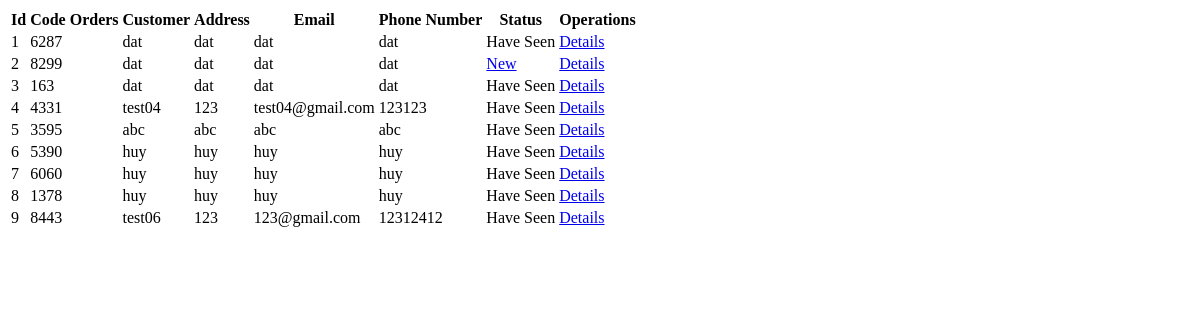
Page /admincp/modules/ordermanagerment/list.php on the committed database.
### tables this page shows
CREATE TABLE IF NOT EXISTS `tbl_cart` (
  `id_cart` int(11) NOT NULL AUTO_INCREMENT,
  `id_khachhang` int(11) NOT NULL,
  `code_cart` varchar(10) NOT NULL,
  `cart_status` int(11) NOT NULL,
  PRIMARY KEY (`id_cart`)
);

CREATE TABLE IF NOT EXISTS `tbl_dangky` (
  `id_dangky` int(11) NOT NULL AUTO_INCREMENT,
  `username` varchar(200) NOT NULL,
  `email` varchar(100) NOT NULL,
  `diachi` varchar(200) NOT NULL,
  `pword` varchar(100) NOT NULL,
  `dienthoai` varchar(20) NOT NULL,
  `role_account` int(11) NOT NULL,
  PRIMARY KEY (`id_dangky`),
  UNIQUE KEY `username` (`username`),
  UNIQUE KEY `email` (`email`)
);

### admincp/modules/ordermanagerment/list.php (the view)
<?php
    $sql_listed = "SELECT * FROM tbl_cart, tbl_dangky WHERE tbl_cart.id_khachhang = tbl_dangky.id_dangky ORDER BY tbl_cart.id_cart DESC";
    $query_listed = mysqli_query($mysqli,$sql_listed);
?>
<link href="css/styleadmincp.css" rel="stylesheet" type="text/css" />
<div class="container">
    <table class="table table-hover text-center table-striped" style="vertical-align: middle;">
        <thead class="table-dark">
            <tr>
                <th scope="col">
                    Id
                </th>
                <th scope="col">
                    Code Orders
                </th>
                <th scope="col">
                    Customer
                </th>
                <th scope="col">
                    Address
                </th>
                <th scope="col">
                    Email
                </th>
                <th scope="col">
                    Phone Number
                </th>
                <th scope="col">
                    Status
                </th>
                <th scope="col">Operations</th>
            </tr>
        </thead>
        <tbody>
            <?php
            $i = 0;
            while($row = mysqli_fetch_array($query_listed)){
                $i++;
            ?>
            <tr>
                <td>
                    <?php echo $i ?>
                </td>
                <td>
                    <?php echo $row['code_cart'] ?>
                </td>
                <td>
                    <?php echo $row['username'] ?>
                </td>
                <td>
                    <?php echo $row['diachi'] ?>
                </td>
                <td>
                    <?php echo $row['email'] ?>
                </td>
                <td>
                    <?php echo $row['dienthoai'] ?>
                </td>
                <td>
                    <?php if($row['cart_status']==1){
                        echo '<a href="modules/ordermanagerment/handle.php?code='.$row['code_cart'].'">New</a>';
                    }
                    else{
                        echo 'Have Seen';}?>
                </td>
                <td>
                    <a href="index.php?action=orderdetails&query=details&code=<?php echo $row['code_cart'] ?>" class="btn btn-outline-danger">Details</a>
                </td>
            </tr>
            <?php } ?>
        </tbody>
    </table>
</div>

### rows in the picture
tbl_cart: code_cart "6287", tbl_dangky.username "dat", tbl_dangky.diachi "dat", tbl_dangky.email "dat", tbl_dangky.dienthoai "dat", cart_status "Have Seen"
tbl_cart: code_cart "8299", tbl_dangky.username "dat", tbl_dangky.diachi "dat", tbl_dangky.email "dat", tbl_dangky.dienthoai "dat"
tbl_cart: code_cart "163", tbl_dangky.username "dat", tbl_dangky.diachi "dat", tbl_dangky.email "dat", tbl_dangky.dienthoai "dat", cart_status "Have Seen"
tbl_cart: code_cart "4331", tbl_dangky.username "test04", tbl_dangky.diachi "123", tbl_dangky.email "test04@gmail.com", tbl_dangky.dienthoai "123123", cart_status "Have Seen"
tbl_cart: code_cart "3595", tbl_dangky.username "abc", tbl_dangky.diachi "abc", tbl_dangky.email "abc", tbl_dangky.dienthoai "abc", cart_status "Have Seen"
tbl_cart: code_cart "5390", tbl_dangky.username "huy", tbl_dangky.diachi "huy", tbl_dangky.email "huy", tbl_dangky.dienthoai "huy", cart_status "Have Seen"
tbl_cart: code_cart "6060", tbl_dangky.username "huy", tbl_dangky.diachi "huy", tbl_dangky.email "huy", tbl_dangky.dienthoai "huy", cart_status "Have Seen"
tbl_cart: code_cart "1378", tbl_dangky.username "huy", tbl_dangky.diachi "huy", tbl_dangky.email "huy", tbl_dangky.dienthoai "huy", cart_status "Have Seen"
tbl_cart: code_cart "8443", tbl_dangky.username "test06", tbl_dangky.diachi "123", tbl_dangky.email "123@gmail.com", tbl_dangky.dienthoai "12312412", cart_status "Have Seen"
